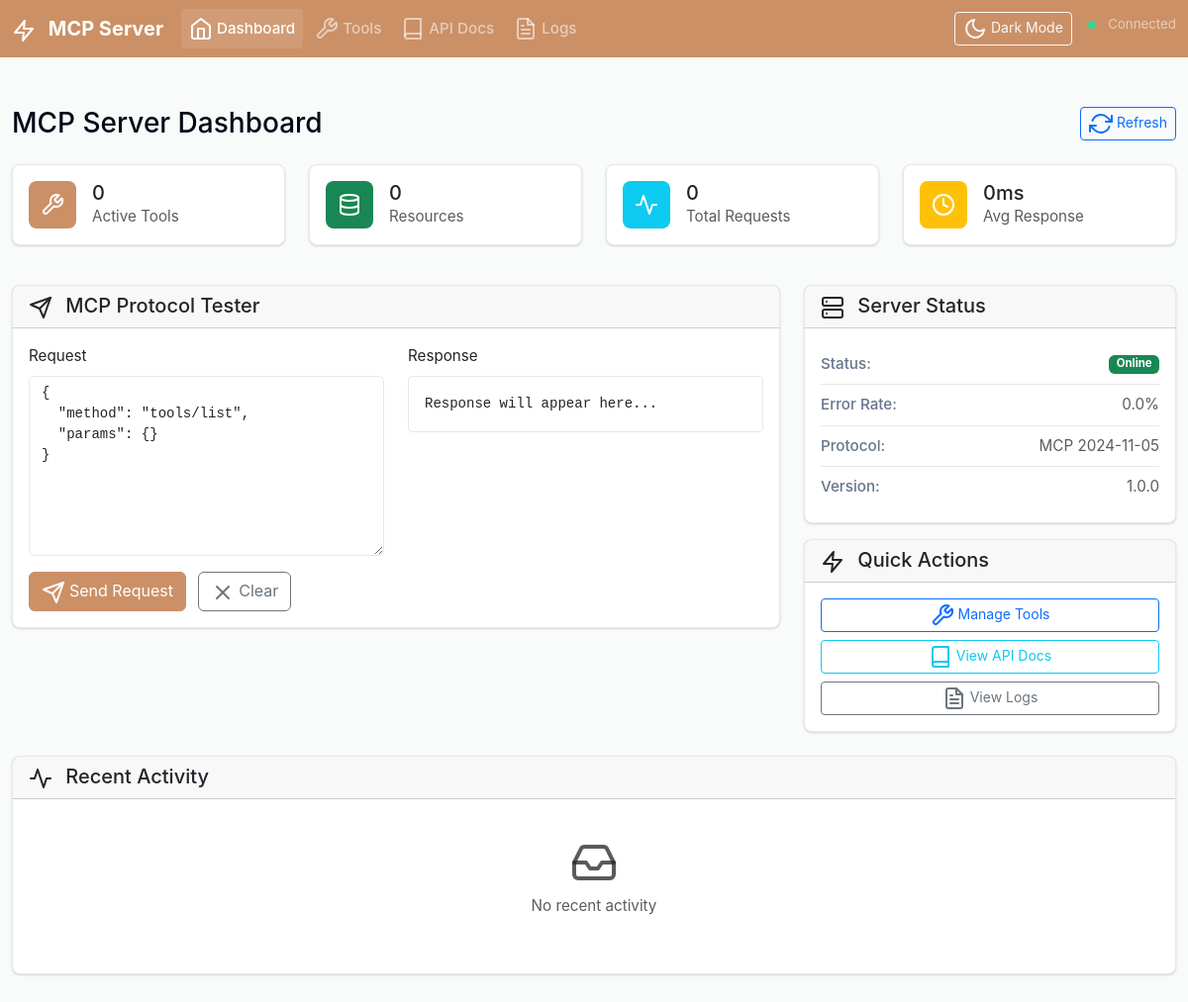
Before: / with the older database file.
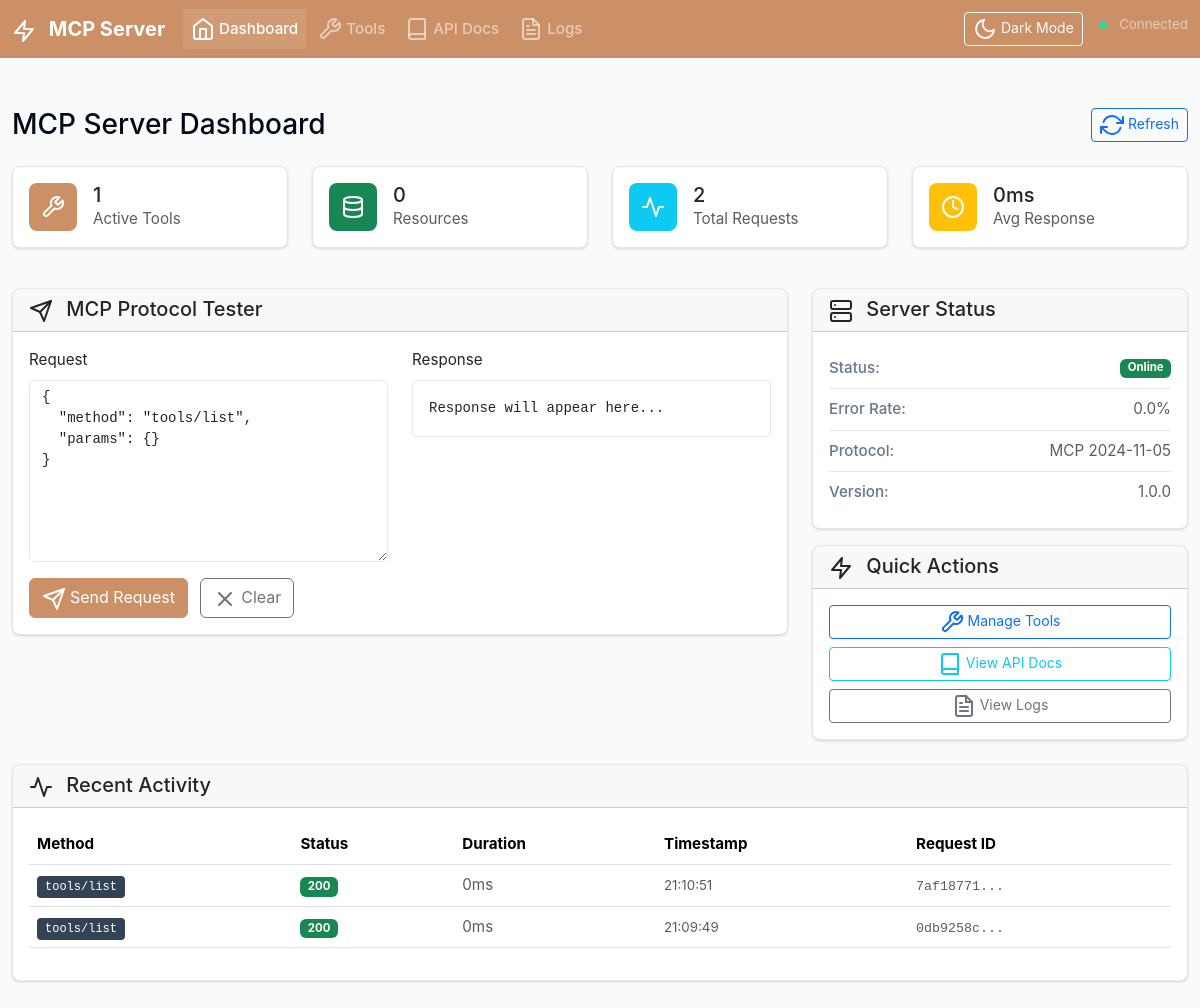
After: the same page with the newer database file.
### models.py (models this page shows, shortened)
class MCPLog(db.Model):
    id = db.Column(db.Integer, primary_key=True)
    request_id = db.Column(db.String(100))
    method = db.Column(db.String(50), nullable=False)
    request_data = db.Column(Text)  # JSON as text
    response_data = db.Column(Text)  # JSON as text
    status_code = db.Column(db.Integer)
    duration_ms = db.Column(db.Float)
    timestamp = db.Column(db.DateTime, default=datetime.utcnow)

### routes.py (the view)
@main_bp.route('/')
def index():
    stats = mcp_manager.get_stats()
    recent_logs = MCPLog.query.order_by(MCPLog.timestamp.desc()).limit(10).all()
    return render_template('index.html', stats=stats, recent_logs=recent_logs)

### mcp_server.py (called while the page is built)
    def get_stats(self) -> Dict:
        recent_logs = MCPLog.query.order_by(MCPLog.timestamp.desc()).limit(100).all()
        total_requests = len(recent_logs)
        avg_duration = sum(log.duration_ms for log in recent_logs) / total_requests if total_requests > 0 else 0
        error_count = sum(1 for log in recent_logs if log.status_code >= 400)
        return {
            'total_tools': len(self.tools),
            'total_resources': len(self.resources),
            'total_requests': total_requests,
            'error_rate': (error_count / total_requests * 100) if total_requests > 0 else 0,
            'avg_duration_ms': avg_duration,
            'uptime': 'N/A'  # Would need to track server start time
        }

### templates/index.html (shortened to what this page needs)
{% extends "base.html" %}
{% block content %}
<div class="row">
    <div class="col-12">
        <div class="d-flex justify-content-between align-items-center mb-4">
            <h1 class="h3 mb-0">MCP Server Dashboard</h1>
            <div class="d-flex gap-2">
                <button class="btn btn-outline-primary btn-sm" onclick="refreshStats()">
                    <i data-feather="refresh-cw" class="me-1"></i>Refresh
                </button>
            </div>
        </div>
    </div>
</div>
<div class="row mb-4">
    <div class="col-md-3 col-sm-6 mb-3">
        <div class="card stats-card">
            <div class="card-body">
                <div class="d-flex align-items-center">
                    <div class="stat-icon bg-primary">
                        <i data-feather="tool"></i>
                    </div>
                    <div class="ms-3">
                        <h5 class="card-title mb-0">{{ stats.total_tools }}</h5>
                        <p class="card-text text-muted">Active Tools</p>
                    </div>
                </div>
            </div>
        </div>
    </div>
    <div class="col-md-3 col-sm-6 mb-3">
        <div class="card stats-card">
            <div class="card-body">
                <div class="d-flex align-items-center">
                    <div class="stat-icon bg-success">
                        <i data-feather="database"></i>
                    </div>
                    <div class="ms-3">
                        <h5 class="card-title mb-0">{{ stats.total_resources }}</h5>
                        <p class="card-text text-muted">Resources</p>
                    </div>
                </div>
            </div>
        </div>
    </div>
    <div class="col-md-3 col-sm-6 mb-3">
        <div class="card stats-card">
            <div class="card-body">
                <div class="d-flex align-items-center">
                    <div class="stat-icon bg-info">
                        <i data-feather="activity"></i>
                    </div>
                    <div class="ms-3">
                        <h5 class="card-title mb-0">{{ stats.total_requests }}</h5>
                        <p class="card-text text-muted">Total Requests</p>
                    </div>
                </div>
            </div>
        </div>
    </div>
    <div class="col-md-3 col-sm-6 mb-3">
        <div class="card stats-card">
            <div class="card-body">
                <div class="d-flex align-items-center">
                    <div class="stat-icon bg-warning">
                        <i data-feather="clock"></i>
                    </div>
                    <div class="ms-3">
                        <h5 class="card-title mb-0">{{ "%.0f"|format(stats.avg_duration_ms) }}ms</h5>
                        <p class="card-text text-muted">Avg Response</p>
                    </div>
                </div>
            </div>
        </div>
    </div>
</div>
<div class="row mb-4">
    <div class="col-lg-8">
        <div class="card">
            <div class="card-header">
                <h5 class="card-title mb-0">
                    <i data-feather="send" class="me-2"></i>
                    MCP Protocol Tester
                </h5>
            </div>
            <div class="card-body">
                <div class="row">
                    <div class="col-md-6">
                        <label class="form-label">Request</label>
                        <textarea class="form-control code-input" id="mcpRequest" rows="8" placeholder="Enter MCP request JSON...">
{
  "method": "tools/list",
  "params": {}
}</textarea>
                        <div class="mt-3">
                            <button class="btn btn-primary" onclick="sendMCPRequest()">
                                <i data-feather="send" class="me-1"></i>Send Request
                            </button>
                            <button class="btn btn-outline-secondary ms-2" onclick="clearMCPTester()">
                                <i data-feather="x" class="me-1"></i>Clear
                            </button>
                        </div>
                    </div>
                    <div class="col-md-6">
                        <label class="form-label">Response</label>
                        <pre class="code-output" id="mcpResponse">Response will appear here...</pre>
                    </div>
                </div>
            </div>
        </div>
    </div>
    <div class="col-lg-4">
        <div class="card">
            <div class="card-header">
                <h5 class="card-title mb-0">
                    <i data-feather="server" class="me-2"></i>
                    Server Status
                </h5>
            </div>
            <div class="card-body">
                <div class="status-item">
                    <span class="status-label">Status:</span>
                    <span class="badge bg-success">Online</span>
                </div>
                <div class="status-item">
                    <span class="status-label">Error Rate:</span>
                    <span class="text-muted">{{ "%.1f"|format(stats.error_rate) }}%</span>
                </div>
                <div class="status-item">
                    <span class="status-label">Protocol:</span>
                    <span class="text-muted">MCP 2024-11-05</span>
                </div>
                <div class="status-item">
                    <span class="status-label">Version:</span>
                    <span class="text-muted">1.0.0</span>
                </div>
            </div>
        </div>
        <div class="card mt-3">
            <div class="card-header">
                <h5 class="card-title mb-0">
                    <i data-feather="zap" class="me-2"></i>
                    Quick Actions
                </h5>
            </div>
            <div class="card-body">
                <div class="d-grid gap-2">
                    <a href="{{ url_for('main.tools') }}" class="btn btn-outline-primary btn-sm">
                        <i data-feather="tool" class="me-1"></i>Manage Tools
                    </a>
                    <a href="{{ url_for('main.api_docs') }}" class="btn btn-outline-info btn-sm">
                        <i data-feather="book" class="me-1"></i>View API Docs
                    </a>
                    <a href="{{ url_for('main.logs') }}" class="btn btn-outline-secondary btn-sm">
                        <i data-feather="file-text" class="me-1"></i>View Logs
                    </a>
                </div>
            </div>
        </div>
    </div>
</div>
<div class="row">
    <div class="col-12">
        <div class="card">
            <div class="card-header">
                <h5 class="card-title mb-0">
                    <i data-feather="activity" class="me-2"></i>
                    Recent Activity
                </h5>
            </div>
            <div class="card-body">
                {% if recent_logs %}
                <div class="table-responsive">
                    <table class="table table-hover">
                        <thead>
                            <tr>
                                <th>Method</th>
                                <th>Status</th>
                                <th>Duration</th>
                                <th>Timestamp</th>
                                <th>Request ID</th>
                            </tr>
                        </thead>
                        <tbody>
                            {% for log in recent_logs %}
                            <tr>
                                <td>
                                    <code class="method-badge">{{ log.method }}</code>
                                </td>
                                <td>
                                    <span class="badge {% if log.status_code < 400 %}bg-success{% else %}bg-danger{% endif %}">
                                        {{ log.status_code }}
                                    </span>
                                </td>
                                <td>
                                    <span class="text-muted">{{ "%.0f"|format(log.duration_ms) }}ms</span>
                                </td>
                                <td>
                                    <small class="text-muted">{{ log.timestamp.strftime('%H:%M:%S') }}</small>
                                </td>
                                <td>
                                    <small class="font-monospace text-muted">{{ log.request_id[:8] }}...</small>
                                </td>
                            </tr>
                            {% endfor %}
                        </tbody>
                    </table>
                </div>
                {% else %}
                <div class="text-center py-4">
                    <i data-feather="inbox" class="text-muted mb-2" style="width: 48px; height: 48px;"></i>
                    <p class="text-muted">No recent activity</p>
                </div>
                {% endif %}
            </div>
        </div>
    </div>
</div>
{% endblock %}

### templates/base.html (shortened to what this page needs)
<!DOCTYPE html>
<html lang="en" data-bs-theme="light">
<head>
    <link href="https://cdn.jsdelivr.net/npm/bootstrap@5.3.2/dist/css/bootstrap.min.css" rel="stylesheet">
    <link href="https://cdnjs.cloudflare.com/ajax/libs/prism/1.29.0/themes/prism.min.css" rel="stylesheet">
    <link href="https://cdnjs.cloudflare.com/ajax/libs/prism/1.29.0/themes/prism-okaidia.min.css" rel="stylesheet" disabled id="prism-dark">
    <link href="{{ url_for('static', filename='css/style.css') }}" rel="stylesheet">
</head>
<body>
    <nav class="navbar navbar-expand-lg navbar-dark bg-primary fixed-top">
        <div class="container-fluid">
            <a class="navbar-brand fw-bold" href="{{ url_for('main.index') }}">
                <i data-feather="zap" class="me-2"></i>
                MCP Server
            </a>
            <div class="collapse navbar-collapse" id="navbarNav">
                <ul class="navbar-nav me-auto">
                    <li class="nav-item">
                        <a class="nav-link {% if request.endpoint == 'main.index' %}active{% endif %}"
                           href="{{ url_for('main.index') }}">
                            <i data-feather="home" class="me-1"></i>Dashboard
                        </a>
                    </li>
                    <li class="nav-item">
                        <a class="nav-link {% if request.endpoint == 'main.tools' %}active{% endif %}"
                           href="{{ url_for('main.tools') }}">
                            <i data-feather="tool" class="me-1"></i>Tools
                        </a>
                    </li>
                    <li class="nav-item">
                        <a class="nav-link {% if request.endpoint == 'main.api_docs' %}active{% endif %}"
                           href="{{ url_for('main.api_docs') }}">
                            <i data-feather="book" class="me-1"></i>API Docs
                        </a>
                    </li>
                    <li class="nav-item">
                        <a class="nav-link {% if request.endpoint == 'main.logs' %}active{% endif %}"
                           href="{{ url_for('main.logs') }}">
                            <i data-feather="file-text" class="me-1"></i>Logs
                        </a>
                    </li>
                </ul>
                <div class="navbar-nav">
                    <div class="nav-item">
                        <button class="btn btn-outline-light btn-sm" id="themeToggle">
                            <i data-feather="moon" class="me-1"></i>Dark Mode
                        </button>
                    </div>
                    <div class="nav-item ms-3">
                        <span class="navbar-text">
                            <span class="status-indicator me-2" id="serverStatus"></span>
                            <small id="statusText">Connected</small>
                        </span>
                    </div>
                </div>
            </div>
        </div>
    </nav>
    <main class="main-content">
        <div class="container-fluid">
            {% block content %}{% endblock %}
        </div>
    </main>
</body>
</html>

### static/css/style.css (style rules this page uses)
:root { --primary: 25 50% 60%; --primary-dark: 25 60% 45%; --secondary: 215 25% 27%; --background: 210 11% 98%; --surface: 0 0% 100%; --text: 222 84% 5%; --text-muted: 215 16% 47%; --accent: 217 91% 60%; --success: 158 64% 52%; --warning: 45 93% 58%; --danger: 0 84% 60%; --border: 214 13% 91%; --border-radius: 0.5rem; --border-radius-sm: 0.25rem; --border-radius-lg: 0.75rem; --font-mono: 'JetBrains Mono', 'SF Mono', Monaco, 'Cascadia Code', 'Roboto Mono', Consolas, 'Courier New', monospace; --font-sans: 'Inter', -apple-system, BlinkMacSystemFont, 'Segoe UI', Roboto, 'Helvetica Neue', Arial, sans-serif; }
body { font-family: var(--font-sans); background-color: hsl(var(--background)); color: hsl(var(--text)); font-size: 0.95rem; line-height: 1.6; }
.bg-primary { background-color: hsl(var(--primary)) !important; }
.btn-primary { background-color: hsl(var(--primary)); border-color: hsl(var(--primary)); color: white; }
.main-content { margin-top: 76px; padding: 2rem 0; min-height: calc(100vh - 76px); }
.navbar-brand { font-weight: 600; font-size: 1.25rem; }
.navbar-nav .nav-link { font-weight: 500; padding: 0.5rem 1rem; border-radius: var(--border-radius-sm); margin: 0 0.125rem; transition: all 0.2s ease; }
.navbar-nav .nav-link:hover, .navbar-nav .nav-link.active { background-color: rgba(255, 255, 255, 0.1); }
.status-indicator { display: inline-block; width: 8px; height: 8px; border-radius: 50%; background-color: hsl(var(--success)); animation: pulse 2s infinite; }
.card { border: 1px solid hsl(var(--border)); border-radius: var(--border-radius); box-shadow: 0 1px 3px 0 rgba(0, 0, 0, 0.1), 0 1px 2px 0 rgba(0, 0, 0, 0.06); transition: all 0.2s ease; }
.stats-card { height: 100%; }
.stat-icon { width: 48px; height: 48px; border-radius: var(--border-radius); display: flex; align-items: center; justify-content: center; color: white; }
.stat-icon svg { width: 24px; height: 24px; }
.code-input { font-family: var(--font-mono); font-size: 0.875rem; background-color: hsl(var(--surface)); border: 1px solid hsl(var(--border)); }
.code-output { font-family: var(--font-mono); font-size: 0.875rem; background-color: hsl(var(--surface)); border: 1px solid hsl(var(--border)); border-radius: var(--border-radius-sm); padding: 1rem; max-height: 400px; overflow-y: auto; }
.method-badge { font-family: var(--font-mono); font-size: 0.75rem; padding: 0.25rem 0.5rem; border-radius: var(--border-radius-sm); background-color: hsl(var(--secondary)); color: white; }
.status-item { display: flex; justify-content: space-between; align-items: center; padding: 0.5rem 0; border-bottom: 1px solid hsl(var(--border)); }
.status-item:last-child { border-bottom: none; }
.status-label { font-weight: 500; color: hsl(var(--text-muted)); }

Changed rows visible on the page:
added MCPLog: method "tools/list", status_code "200", duration_ms "0", timestamp "21:10:51", request_id "7af18771"
added MCPLog: method "tools/list", status_code "200", duration_ms "0", timestamp "21:09:49", request_id "0db9258c"
Other visible differences:
{{ stats.total_tools }}: "0" → "1"
{{ stats.total_requests }}: "0" → "2"
text no longer shown: "No recent activity"
text now shown: "Method Status Duration Timestamp Request ID"
